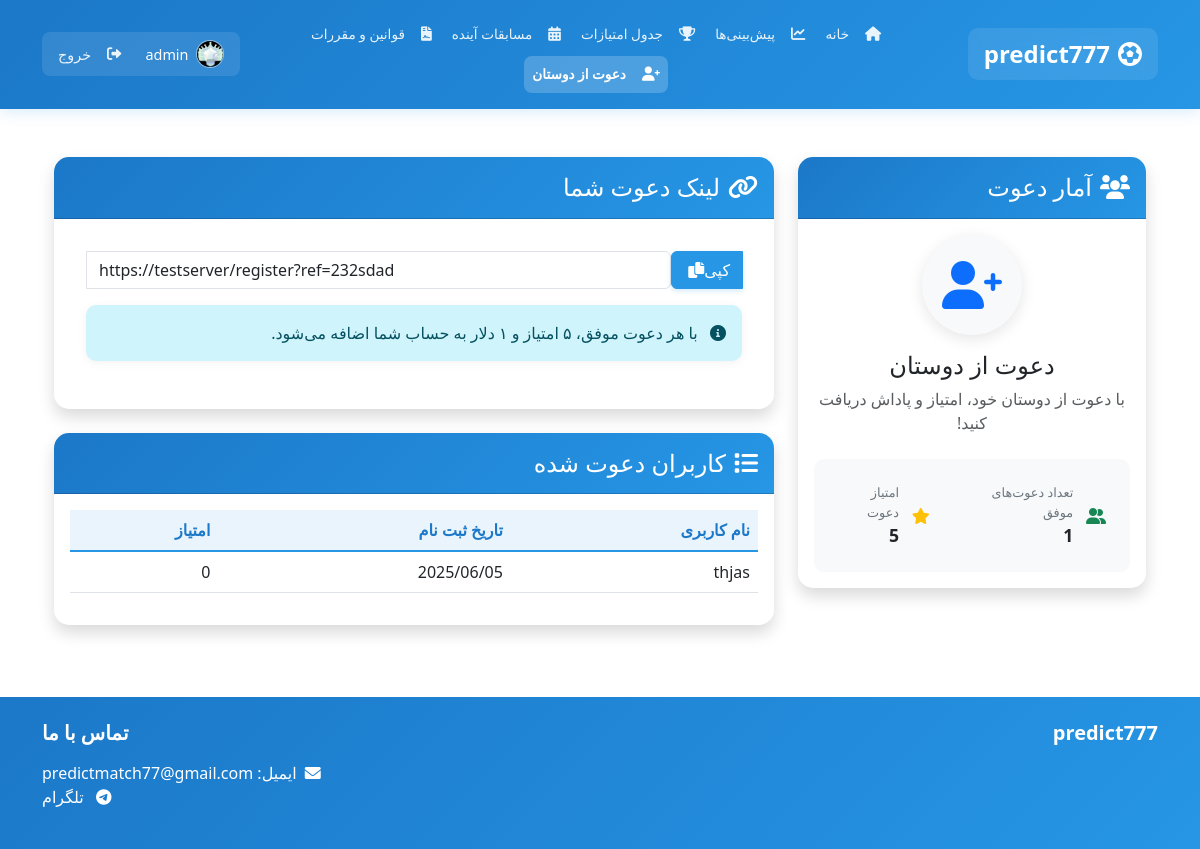
Screenshot of /referral/ (signed in) with the database file from the repository.
### football/models.py (models this page shows, shortened)
class Profile(models.Model):
    user = models.OneToOneField(User, on_delete=models.CASCADE, related_name='user_profile', verbose_name='کاربر')
    points = models.IntegerField(default=0, verbose_name='امتیاز')
    has_paid = models.BooleanField(default=False, verbose_name='پرداخت شده')
    balance = models.DecimalField(max_digits=10, decimal_places=2, default=0, verbose_name='موجودی (دلار)')
    bio = models.TextField(max_length=500, blank=True, verbose_name='درباره من')
    location = models.CharField(max_length=100, blank=True, verbose_name='موقعیت')
    birth_date = models.DateField(null=True, blank=True, verbose_name='تاریخ تولد')
    created_at = models.DateTimeField(auto_now_add=True, verbose_name='تاریخ ایجاد')
    updated_at = models.DateTimeField(auto_now=True, verbose_name='تاریخ بروزرسانی')
    referral_code = models.CharField(max_length=20, unique=True, blank=True, null=True, verbose_name='کد دعوت')
    referred_by = models.ForeignKey('self', on_delete=models.SET_NULL, null=True, blank=True, related_name='referrals', verbose_name='دعوت شده توسط')
    referral_points = models.IntegerField(default=0, verbose_name='امتیاز دعوت')
    class Meta:
        verbose_name = 'پروفایل'
        verbose_name_plural = 'پروفایل‌ها'
    def get_referral_count(self):
        return self.referrals.count()

### football/views.py (the view)
# urls.py: path('referral/', views.referral_view, name='referral'),
@login_required
def referral_view(request):
    try:
        profile = request.user.user_profile
    except User.user_profile.RelatedObjectDoesNotExist:
        profile = Profile.objects.create(user=request.user)
    referral_count = profile.get_referral_count()
    referral_code = profile.referral_code
    domain = request.get_host()
    referral_link = f"https://{domain}/register?ref={referral_code}"
    referral_points = profile.referral_points
    referred_users = Profile.objects.filter(referred_by=profile).select_related('user')
    context = {
        'referral_count': referral_count,
        'referral_link': referral_link,
        'referral_points': referral_points,
        'referred_users': referred_users,
    }
    return render(request, 'football/referral.html', context)

### football/templates/football/referral.html (shortened to what this page needs)
{% extends 'football/base.html' %}
{% load static %}
{% block content %}
<div class="container mt-4">
    <div class="row">
        <div class="col-md-4">
            <div class="card shadow mb-4">
                <div class="card-header bg-primary text-white">
                    <h4 class="mb-0">
                        <i class="fas fa-users me-2"></i>آمار دعوت
                    </h4>
                </div>
                <div class="card-body">
                    <div class="text-center mb-4">
                        <div class="referral-badge mb-3">
                            <i class="fas fa-user-plus fa-3x text-primary"></i>
                        </div>
                        <h4 class="mb-2">دعوت از دوستان</h4>
                        <p class="text-muted">با دعوت از دوستان خود، امتیاز و پاداش دریافت کنید!</p>
                    </div>
                    <div class="referral-stats">
                        <div class="stat-row">
                            <div class="stat-item">
                                <i class="fas fa-user-friends text-success"></i>
                                <div class="stat-info">
                                    <span class="stat-label">تعداد دعوت‌های موفق</span>
                                    <span class="stat-value">{{ referral_count }}</span>
                                </div>
                            </div>
                            <div class="stat-item">
                                <i class="fas fa-star text-warning"></i>
                                <div class="stat-info">
                                    <span class="stat-label">امتیاز دعوت</span>
                                    <span class="stat-value">{{ referral_points }}</span>
                                </div>
                            </div>
                        </div>
                    </div>
                </div>
            </div>
        </div>
        <div class="col-md-8">
            <div class="card shadow mb-4">
                <div class="card-header bg-success text-white">
                    <h4 class="mb-0">
                        <i class="fas fa-link me-2"></i>لینک دعوت شما
                    </h4>
                </div>
                <div class="card-body">
                    <div class="referral-link-container">
                        <div class="input-group mb-3">
                            <input type="text" class="form-control" value="{{ referral_link }}" id="referralLink" readonly>
                            <button class="btn btn-primary" type="button" onclick="copyReferralLink()">
                                <i class="fas fa-copy me-1"></i>کپی
                            </button>
                        </div>
                        <div class="alert alert-info">
                            <i class="fas fa-info-circle me-2"></i>
                            با هر دعوت موفق، ۵ امتیاز و ۱ دلار به حساب شما اضافه می‌شود.
                        </div>
                    </div>
                </div>
            </div>
            <div class="card shadow">
                <div class="card-header bg-info text-white">
                    <h4 class="mb-0">
                        <i class="fas fa-list me-2"></i>کاربران دعوت شده
                    </h4>
                </div>
                <div class="card-body">
                    {% if referred_users %}
                        <div class="table-responsive">
                            <table class="table table-hover">
                                <thead>
                                    <tr>
                                        <th>نام کاربری</th>
                                        <th>تاریخ ثبت نام</th>
                                        <th>امتیاز</th>
                                    </tr>
                                </thead>
                                <tbody>
                                    {% for referred in referred_users %}
                                    <tr>
                                        <td>{{ referred.user.username }}</td>
                                        <td>{{ referred.created_at|date:"Y/m/d" }}</td>
                                        <td>{{ referred.points }}</td>
                                    </tr>
                                    {% endfor %}
                                </tbody>
                            </table>
                        </div>
                    {% else %}
                        <div class="text-center py-4">
                            <p class="text-muted">شما هنوز هیچ کاربری را دعوت نکرده‌اید.</p>
                        </div>
                    {% endif %}
                </div>
            </div>
        </div>
    </div>
</div>
{% endblock %}

### football/templates/football/base.html (shortened to what this page needs)
{% load static %}
<!DOCTYPE html>
<html lang="fa" dir="rtl">
<head>
    <link rel="stylesheet" href="https://cdn.jsdelivr.net/npm/bootstrap@5.3.0/dist/css/bootstrap.rtl.min.css">
    <link rel="stylesheet" href="https://cdnjs.cloudflare.com/ajax/libs/font-awesome/6.0.0/css/all.min.css">
</head>
<body>
    <nav class="navbar navbar-expand-lg">
        <div class="container">
            <a class="navbar-brand" href="{% url 'football:home' %}">
                <i class="fas fa-futbol me-2"></i>predict777
            </a>
            <div class="collapse navbar-collapse" id="navbarNav">
                <ul class="navbar-nav mx-auto mb-2 mb-lg-0">
                    <li class="nav-item">
                        <a class="nav-link {% if request.resolver_match.url_name == 'home' %}active{% endif %}"
                           href="{% url 'football:home' %}">
                           <i class="fas fa-home"></i>
                           <span>خانه</span>
                        </a>
                    </li>
                    <li class="nav-item">
                        <a class="nav-link {% if request.resolver_match.url_name == 'predictions' %}active{% endif %}"
                           href="{% url 'football:predictions' %}">
                           <i class="fas fa-chart-line"></i>
                           <span>پیش‌بینی‌ها</span>
                        </a>
                    </li>
                    <li class="nav-item">
                        <a class="nav-link {% if request.resolver_match.url_name == 'leaderboard' %}active{% endif %}"
                           href="{% url 'football:leaderboard' %}">
                           <i class="fas fa-trophy"></i>
                           <span>جدول امتیازات</span>
                        </a>
                    </li>
                    <li class="nav-item">
                        <a class="nav-link {% if request.resolver_match.url_name == 'future_matches' %}active{% endif %}"
                           href="{% url 'football:future_matches' %}">
                           <i class="fas fa-calendar-alt"></i>
                           <span>مسابقات آینده</span>
                        </a>
                    </li>
                    <li class="nav-item">
                        <a class="nav-link {% if request.resolver_match.url_name == 'terms' %}active{% endif %}"
                           href="{% url 'football:terms' %}">
                           <i class="fas fa-file-contract"></i>
                           <span>قوانین و مقررات</span>
                        </a>
                    </li>
                    <li class="nav-item">
                        <a class="nav-link {% if request.resolver_match.url_name == 'referral' %}active{% endif %}"
                           href="{% url 'football:referral' %}">
                           <i class="fas fa-user-plus"></i>
                           <span>دعوت از دوستان</span>
                        </a>
                    </li>
                </ul>
                <div class="user-menu">
                    {% if user.is_authenticated %}
                        <div class="d-flex align-items-center gap-4">
                            {% if request.resolver_match.url_name != 'profile' %}
                            <div class="user-profile-menu">
                        <a class="nav-link" href="{% url 'football:profile' %}">
                            <div class="user-avatar">
                                        {% if user.user_profile.points >= 500 %}
                                            <img src="{% static 'images/profile_images/diamond.png' %}" alt="Diamond Badge" class="profile-picture">
                                        {% elif user.user_profile.points >= 100 %}
                                            <img src="{% static 'images/profile_images/platinum.png' %}" alt="Platinum Badge" class="profile-picture">
                                        {% elif user.user_profile.points >= 50 %}
                                            <img src="{% static 'images/profile_images/golden.png' %}" alt="Golden Badge" class="profile-picture">
                                        {% elif user.user_profile.points >= 20 %}
                                            <img src="{% static 'images/profile_images/silver.png' %}" alt="Silver Badge" class="profile-picture">
                                {% else %}
                                            <img src="{% static 'images/profile_images/bronze.png' %}" alt="Bronze Badge" class="profile-picture">
                                {% endif %}
                            </div>
                                    <span class="username">{{ user.username }}</span>
                        </a>
                        <a class="nav-link" href="{% url 'football:logout' %}">
                                    <i class="fas fa-sign-out-alt"></i>
                                    <span>خروج</span>
                        </a>
                            </div>
                            {% endif %}
                        </div>
                    {% endif %}
                </div>
            </div>
        </div>
    </nav>
    <main class="container my-4">
        {% block content %}
        {% endblock %}
    </main>
    <footer class="bg-dark text-light py-4">
        <div class="container">
            <div class="row">
                <div class="col-md-6">
                    <h5>predict777</h5>
                </div>
                <div class="col-md-6 text-md-end">
                    <h5>تماس با ما</h5>
                    <p style="color: white;">
                        <i class="fas fa-envelope me-2"></i>ایمیل: <a href="mailto: predictmatch77@gmail.com" style="color: white !important; text-decoration: none;">predictmatch77@gmail.com</a><br>
                        <i class="fab fa-telegram me-2"></i> <a target="_blank" href="https://t.me/predict7770" style="color: white !important; text-decoration: none;">تلگرام</a>
                    </p>
                </div>
            </div>
        </div>
    </footer>
</body>
</html>

### rows the page displays
Profile: user.username "thjas", created_at "2025/06/05", points "0"

### other values shown
{{ user.username }} "admin"
{{ referral_count }} "1"
{{ referral_points }} "5"
